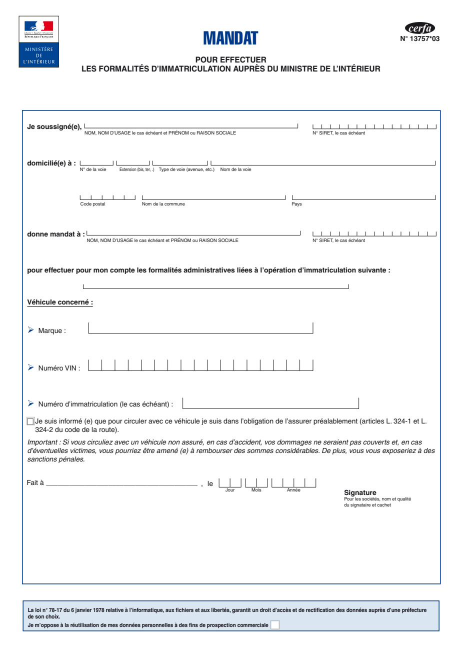
#> input picture siv_cerfa/templates/cerfa_13757_template.jpeg, 924 x 1316 px (shown at 1/2 size); its folder holds 2 pictures in this run
$ python calibrate.py
#> lines starting #> are read from the running program, lines starting #| are printed output that depends on the picture
### siv_cerfa/src/generators/pdf_generator.py
"""
Générateur PDF pour les formulaires CERFA.
"""
from __future__ import annotations

import os
import tempfile
from datetime import date
from pathlib import Path
from typing import Any

from PIL import Image, ImageDraw, ImageFont
from reportlab.lib.pagesizes import A4
from reportlab.pdfgen import canvas

TEMPLATES_DIR = Path(__file__).parent.parent.parent / "templates"


def _get_font(size: int) -> ImageFont.ImageFont:
    font_candidates = [
        "/usr/share/fonts/truetype/dejavu/DejaVuSans.ttf",
        "/usr/share/fonts/truetype/liberation/LiberationSans-Regular.ttf",
        "/usr/share/fonts/truetype/freefont/FreeSans.ttf",
    ]
    for path in font_candidates:
        if os.path.exists(path):
            try:
                return ImageFont.truetype(path, size)
            except OSError:
                continue
    return ImageFont.load_default()


# [68 lines left out: functions fill_cerfa_image, image_to_pdf, generate_cerfa_pdf, not called in this run]

### siv_cerfa/tools/calibrate.py
"""
Outil de calibration des coordonnées CERFA.

Usage :
    python tools/calibrate.py 13757   → génère une image avec dots + labels
    python tools/calibrate.py 13750   → idem pour le CERFA 13750

Permet d'ajuster visuellement les coordonnées dans les fichiers
src/mappings/cerfa_13757.py et src/mappings/cerfa_13750.py
"""
import sys
from pathlib import Path

sys.path.insert(0, str(Path(__file__).parent.parent))

from PIL import Image, ImageDraw, ImageFont
from src.generators.pdf_generator import TEMPLATES_DIR, _get_font


def generate_calibration_image(cerfa_id: str) -> None:
    """Génère une image annotée avec les positions des champs."""
#> called with cerfa_id = '13757'
    if cerfa_id == "13757":
        from src.mappings.cerfa_13757 import CERFA_13757_FIELDS as fields
    elif cerfa_id == "13750":
        from src.mappings.cerfa_13750 import CERFA_13750_FIELDS as fields
    else:
        print(f"CERFA inconnu : {cerfa_id}. Utilisez 13757 ou 13750.")
        sys.exit(1)

    template = TEMPLATES_DIR / f"cerfa_{cerfa_id}_template.jpeg"
    img = Image.open(template).convert("RGB")
#> img is the input picture: PIL image 924x1316 RGB; mean R, G, B 243.9, 244.9, 246.1
    draw = ImageDraw.Draw(img)
    font = _get_font(7)
    bold_font = _get_font(8)

    colors = {
        "text": (220, 50, 50),     # rouge
        "checkbox": (50, 150, 220), # bleu
    }

    for field in fields:
        x, y = field["x"], field["y"]
        is_cb = field.get("is_checkbox", False)
        color = colors["checkbox"] if is_cb else colors["text"]
        key = field["key"]

        # Croix rouge/bleue au point d'ancrage
        draw.ellipse([x - 3, y - 3, x + 3, y + 3], fill=color)
        # Ligne horizontale courte
        draw.line([x, y, x + min(field.get("max_width", 50), 60), y], fill=color, width=1)
        # Label
        draw.text((x, y - 9), key, fill=color, font=font)

    # Légende
    draw.rectangle([10, 5, 300, 30], fill=(255, 255, 255, 200))
    draw.text((15, 8), "● Rouge = champ texte   ● Bleu = checkbox", fill=(0, 0, 0), font=font)

    out_path = Path(__file__).parent.parent / "output" / f"calibration_{cerfa_id}.jpeg"
    out_path.parent.mkdir(parents=True, exist_ok=True)
    img.save(str(out_path), quality=95)
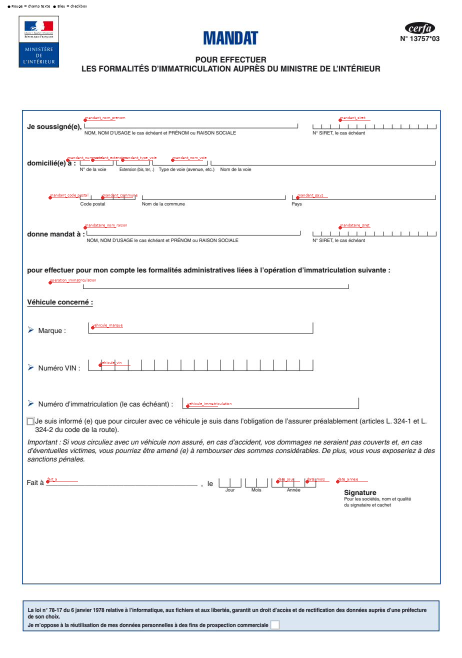
#> saved as calibration_13757.jpeg: PIL image 924x1316 RGB (shown at 1/2 size); mean R, G, B 243.7, 244.3, 245.4
    print(f"✅ Image de calibration générée : {out_path}")
    print("   Ouvrez l'image et ajustez les coordonnées x/y dans le fichier de mapping.")


if __name__ == "__main__":
    cerfa_id = sys.argv[1] if len(sys.argv) > 1 else "13757"
    generate_calibration_image(cerfa_id)
